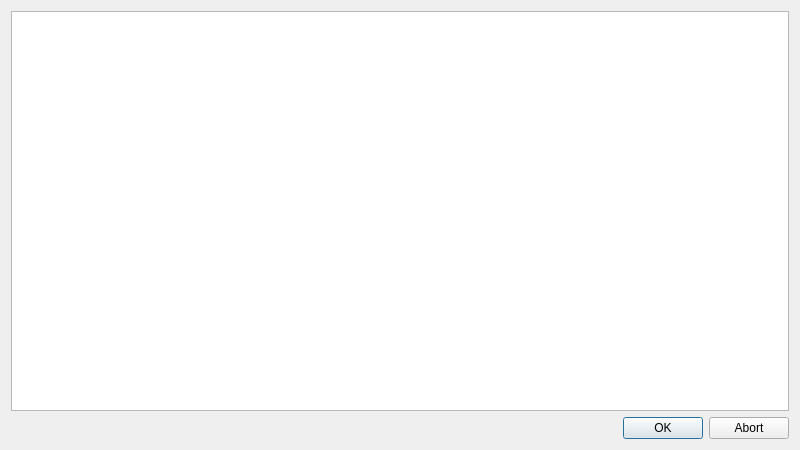
<?xml version="1.0" encoding="UTF-8"?>
<ui version="4.0">
 <class>MergeDialog</class>
 <widget class="QWidget" name="MergeDialog">
  <property name="geometry">
   <rect>
    <x>0</x>
    <y>0</y>
    <width>800</width>
    <height>450</height>
   </rect>
  </property>
  <property name="windowTitle">
   <string>Database Merge Confirmation</string>
  </property>
  <layout class="QVBoxLayout" name="verticalLayout">
   <item>
    <widget class="QTableWidget" name="changeTable">
     <property name="accessibleName">
      <string>Database merge changes</string>
     </property>
     <property name="accessibleDescription">
      <string>Lists the changes that will be applied during the database merge.</string>
     </property>
    </widget>
   </item>
   <item>
    <widget class="QDialogButtonBox" name="buttonBox">
     <property name="standardButtons">
      <set>QDialogButtonBox::Abort|QDialogButtonBox::Ok</set>
     </property>
    </widget>
   </item>
  </layout>
 </widget>
 <tabstops>
  <tabstop>changeTable</tabstop>
  <tabstop>buttonBox</tabstop>
 </tabstops>
 <resources/>
 <connections/>
</ui>
